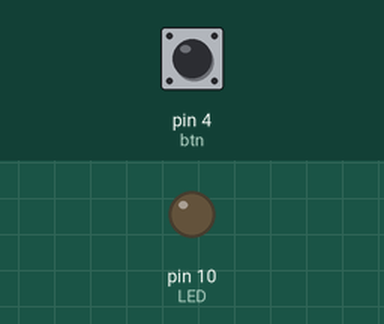
Bench run of a sketch on a simulated Arduino Uno, built with avr-gcc and run on an emulated ATmega328P. Shown: output pins drawn as LEDs (lit = HIGH). The inputs (shaded band) are chosen by the test bench; at power-on: pin 4 (btn) LOW.

Above: at 1.2 s.
1.3 s: pin 4 (btn) pulled HIGH for 0.15 s
At 1.4 s:
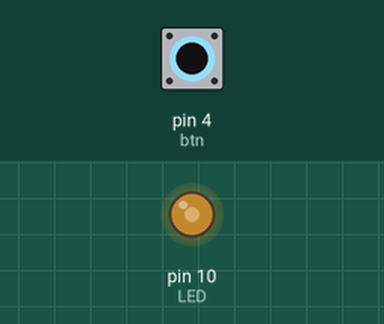
3.0 s: pin 4 (btn) pulled HIGH for 1 s
At 5.2 s:
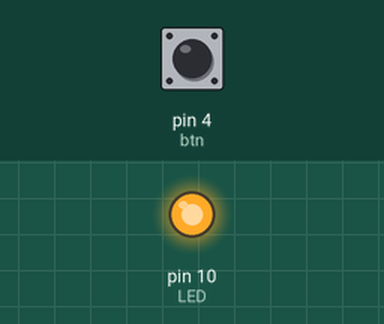
5.5 s: pin 4 (btn) pulled HIGH for 3.2 s
At 6.4 s:
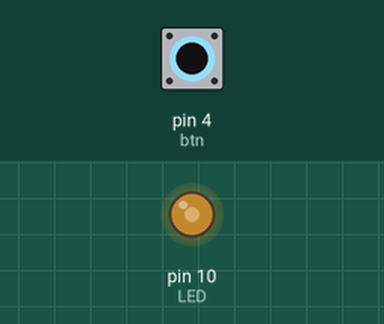
Timing chart, 0 to 10.2 s (numbered marks = the images above; inputs shaded):
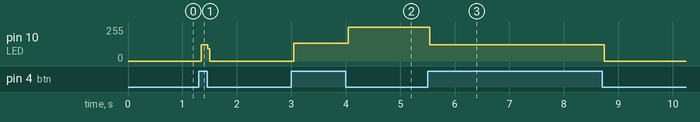

Measured:
- after the input at 1.3 s, pin 10 (LED): 0/255 → 122/255 at once, → 0/255 0.12 s later
- after the input at 3.0 s, pin 10 (LED): 0/255 → 133/255 at once, → 255/255 1.0 s later
- after the input at 5.5 s, pin 10 (LED): 255/255 → 122/255 at once, → 0/255 3.2 s later

The sketch:

button_2.ino
```cpp
#define LED 10 //Declared pin 10 as LED
#define btn 4 //Declared pin 4 as btn

int btn_state = 0; //Declared variable to store state (Low by default)
int flag = 0; //Declared variable flag to store switch state

void setup()
{
  pinMode(LED, OUTPUT); //Set LED as output
  pinMode(btn, INPUT); //Set btn as input
  digitalWrite(LED, LOW); //Sets LED LOW by default
}

void loop()
{
  btn_state = digitalRead(btn); //Store btn state (HIGH/LOW)in variable
  if(btn_state == HIGH)//If btn is pressed
  {
    if(flag == 0) //Check if flag is 0
    {
      digitalWrite(LED, HIGH); //Turn LED on
      flag = 1; //Set flag to 1
    }
    else if(flag == 1) //If flag is 1
    {
      digitalWrite(LED, LOW); //Turn LED off
      flag = 0; //Set flag to 0
    }
  }
}
```
